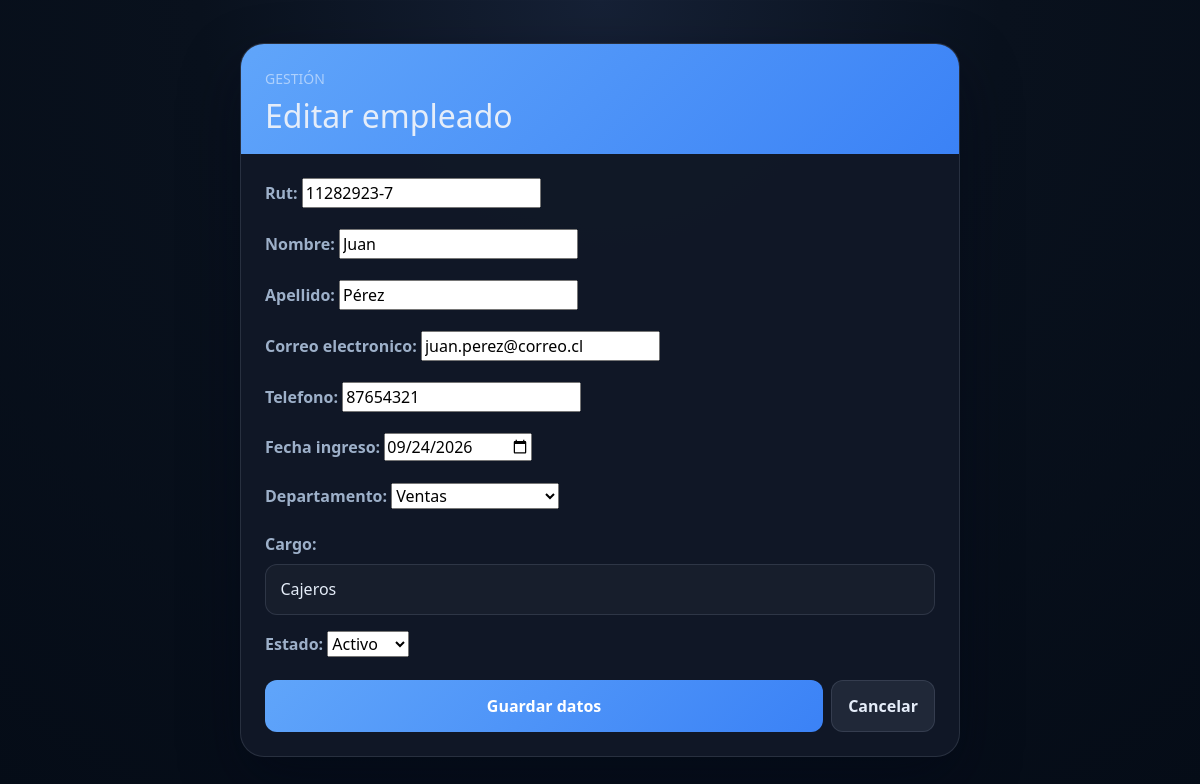
Page /personal/editar/1/ (signed in) on the committed database.
### personal/models.py (models this page shows, shortened)
class Empleado(models.Model):
    rut = models.CharField(max_length=12, unique=True)
    nombre = models.CharField(max_length=100)
    apellido = models.CharField(max_length=100)
    correo_electronico = models.EmailField()
    telefono = models.CharField(max_length=15)
    fecha_ingreso = models.DateField()
    ESTADOS_CHOICES = [
        ('Activo', 'Activo'),
        ('Inactivo', 'Inactivo'),
    ]
    estado = models.CharField(max_length=20, choices=ESTADOS_CHOICES, default='Activo')
    cargo = models.ForeignKey(Cargo, on_delete=models.RESTRICT)
    departamento = models.ForeignKey(Departamento, on_delete=models.RESTRICT)

### personal/views.py (the view)
# urls.py: path('editar/<int:empleado_id>/', views.editar_empleado, name='editar_empleado'),
@administrador_required
def editar_empleado(request, empleado_id):
    empleado = get_object_or_404(Empleado, id=empleado_id)
    if request.method == 'POST':
        form = EmpleadoForm(request.POST, instance=empleado)
        if form.is_valid():
            form.save()
            return redirect('lista_empleados')
    else:
        form = EmpleadoForm(instance=empleado)
    return render(request, 'personal/form_empleado.html', {'form': form, 'accion': 'Editar'})

### personal/forms.py
class EmpleadoForm(forms.ModelForm):
    def __init__(self, *args, **kwargs):
        super().__init__(*args, **kwargs)
        self.all_cargos = Cargo.objects.select_related('departamento').all()
        departamento_id = (
            self.data.get('departamento')
            or self.initial.get('departamento')
            or getattr(self.instance, 'departamento_id', None)
        )
        if departamento_id:
            self.fields['cargo'].queryset = Cargo.objects.filter(departamento_id=departamento_id)
        else:
            self.fields['cargo'].queryset = Cargo.objects.none()
    class Meta:
        model = Empleado
        fields = ['rut', 'nombre', 'apellido', 'correo_electronico', 'telefono', 'fecha_ingreso', 'departamento', 'cargo', 'estado']
        widgets = {
            'fecha_ingreso': forms.DateInput(attrs={'type': 'date'}),
        }

### personal/models.py (called while the page is built)
    def __str__(self):
        return self.nombre

### personal/views.py (called while the page is built)
def administrador_required(view_func):
    @wraps(view_func)
    @login_required
    def wrapper(request, *args, **kwargs):
        if not request.user.is_staff:
            raise PermissionDenied
        return view_func(request, *args, **kwargs)
    return wrapper

### personal/templates/personal/form_empleado.html (shortened to what this page needs)
<!DOCTYPE html>
<html lang="es">
<head>
    <link href="https://cdn.jsdelivr.net/npm/bootstrap@5.3.8/dist/css/bootstrap.min.css" rel="stylesheet">
</head>
<body>
    <div class="panel">
        <div class="panel-header">
            <p class="mb-2 text-uppercase small text-white-50">Gestión</p>
            <h1>{{ accion }} empleado</h1>
        </div>
        <div class="panel-body">
            <form method="POST">
                {% for field in form %}
                    {% if field.name == 'departamento' %}
                        <p>
                            {{ field.label_tag }}
                            {{ field }}
                        </p>
                    {% elif field.name == 'cargo' %}
                        <p>
                            {{ field.label_tag }}
                            <select name="cargo" id="id_cargo" class="form-select" required>
                                {% for cargo in form.all_cargos %}
                                    <option value="{{ cargo.pk }}" data-departamento="{{ cargo.departamento_id }}" {% if field.value|stringformat:'s' == cargo.pk|stringformat:'s' %}selected{% endif %}>
                                        {{ cargo.nombre_cargo }}
                                    </option>
                                {% endfor %}
                            </select>
                        </p>
                    {% else %}
                        <p>
                            {{ field.label_tag }}
                            {{ field }}
                        </p>
                    {% endif %}
                {% endfor %}
                <div class="d-flex gap-2 mt-3 flex-wrap">
                    <button type="submit" class="btn btn-primary flex-grow-1">Guardar datos</button>
                    <a href="{% url 'lista_empleados' %}" class="btn btn-secondary">Cancelar</a>
                </div>
            </form>
        </div>
    </div>
</body>
</html>

### personal/templates/personal/form_empleado.html (style rules this page uses)
:root { --bg: #09111d; --panel: #111827; --line: rgba(148, 163, 184, 0.18); --text: #e5edf9; --muted: #9db0c9; --primary: #60a5fa; --primary-2: #3b82f6; }
body { margin: 0; min-height: 100vh; display: grid; place-items: center; background: radial-gradient(circle at top, #162136 0%, #09111d 40%, #050c17 100%); color: var(--text); font-family: 'Segoe UI', Tahoma, Geneva, Verdana, sans-serif; }
.panel { width: min(720px, 92vw); background: rgba(17,24,39,0.96); border: 1px solid var(--line); border-radius: 24px; box-shadow: 0 24px 60px rgba(2,6,23,0.45); overflow: hidden; }
.panel-header { background: linear-gradient(135deg, var(--primary), var(--primary-2)); padding: 24px 24px 18px; }
.panel-header h1 { margin: 0; font-size: 2rem; }
.panel-body { padding: 24px; }
.form-control, .form-control:focus, .form-select { background: rgba(255,255,255,0.03); border: 1px solid var(--line); color: var(--text); border-radius: 12px; padding: 0.8rem 0.9rem; box-shadow: none; }
.form-select option { background: #ffffff; color: #0f172a; }
label { color: var(--muted); font-weight: 600; margin-bottom: 8px; }
.btn-primary { background: linear-gradient(135deg, var(--primary), var(--primary-2)); border: 0; border-radius: 12px; padding: 0.8rem 1rem; font-weight: 700; }
.btn-secondary { background: rgba(148,163,184,0.12); border: 1px solid var(--line); color: var(--text); border-radius: 12px; padding: 0.8rem 1rem; font-weight: 700; }

### rows in the picture
Empleado: form "11282923-7" "Juan" "Pérez" "juan.perez@correo.cl" "87654321" "09/24/2026" "Activo", form "Ventas"

### other values in the picture
{{ accion }} "Editar"
{{ field.label_tag }} "Rut:" "Nombre:" "Apellido:" "Correo electronico:" "Telefono:" "Fecha ingreso:" "Estado:"
{{ field.label_tag }} "Departamento:"
{{ field.label_tag }} "Cargo:"
form field cargo "Cajeros"
